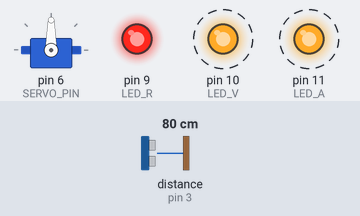
The sketch below on a simulated Arduino Uno, built with avr-gcc and run on an emulated ATmega328P. Shown: servo, output pins drawn as LEDs (lit = HIGH). Wiring (inferred from the names in the program): ultrasonic range finder: trigger pin 2; echo pin 3. Dashed ring = blinking. The inputs (shaded band) are chosen by the test bench; at power-on: distance to the obstacle (sensor on pin 3) 80 cm. The echo pulse lasts 58.3 µs per cm; random numbers use the default seed unless the sketch sets one; pins used as bus, display or sensor lines are not drawn.

Above: at 0.91 s.
1.3 s: distance to the obstacle (sensor on pin 3) set to 4 cm
At 1.94 s:
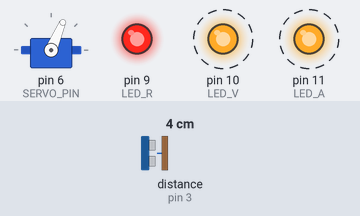
4.3 s: distance to the obstacle (sensor on pin 3) set to 2 cm
7.3 s: distance to the obstacle (sensor on pin 3) set to 4 cm
At 8.45 s:
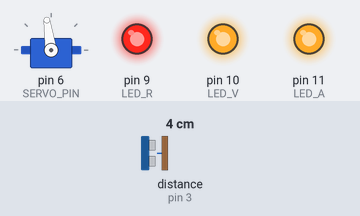
10.3 s: distance to the obstacle (sensor on pin 3) set to 9 cm
13.3 s: distance to the obstacle (sensor on pin 3) set to 35 cm
At 13.45 s:
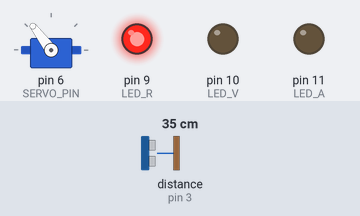
16.3 s: distance to the obstacle (sensor on pin 3) set to 60 cm
At 16.45 s:
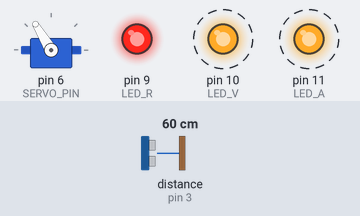
Timing chart, 0 to 20.3 s (numbered marks = the images above; inputs shaded):
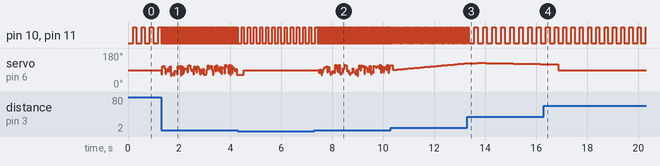

The sketch:

Maquina_verguenza_lista_20.11.ino
```cpp
/*
  Máquina de la Vergüenza
  ---------------------------------------------------------
  Esta máquina representa un estado de “vergüenza” usando
  un servo SG90 y un LED RGB. Percibe la distancia mediante
  un sensor ultrasónico HC-SR04 y reacciona dependiendo de
  qué tan cerca esté un objeto o la otra máquina.

  A mayor distancia → parpadeo lento y servo quieto.
  A medida que te acercas (< 50 cm) → el parpadeo acelera y
  el servo oscila con mayor amplitud.
  A muy poca distancia (≤ 5 cm) → entra en un estado de caos.

  No se comunica con otras placas: todas las reacciones dependen
  solo de la distancia.

  Comportamientos:
  // LED cian (verde + azul)
  // LED RGB Ánodo Común → SIEMPRE cian (solo V+B).

  - Lejos → calma, parpadeo lento.
  - Cercanía → servo inquieto + parpadeo rápido.
  - Muy cerca (≤ 5 cm) → caos total.

  Hardware:
  - HC-SR04:
      TRIG = D2
      ECHO = D3
  - LED RGB Ánodo Común:
      R = D9
      G = D10
      B = D11
  - Servo SG90 → D6

  Importante:
  - LED ánodo común → LOW = encendido / HIGH = apagado.
*/

#include <Servo.h> // Biblioteca para controlar el servo SG90

// Pin TRIG del sensor ultrasónico HC-SR04
#define TRIG 2
// Pin ECHO del sensor ultrasónico HC-SR04
#define ECHO 3

// Canal rojo del LED RGB (ánodo común)
#define LED_R 9
// Canal verde del LED RGB
#define LED_V 10
// Canal azul del LED RGB
#define LED_A 11

// Pin donde está conectado el servo SG90
#define SERVO_PIN 6

// Distancia donde empieza a reaccionar (50 cm)
const int DIST_MAX = 50;
// Distancia mínima real válida (5 cm)
const int DIST_MIN = 5;

// Objeto que controla el servo
Servo servoVerguenza;

// Variables internas del movimiento del servo
int centro = 90;        // Punto neutro del servo
int angulo = 90;        // Ángulo actual del servo
int direccion = 1;      // Hacia dónde se mueve el servo (1 o -1)


// -----------------------------------------------------------
// Configuración inicial

void setup() {
  // TRIG como salida
  pinMode(TRIG, OUTPUT);
  // ECHO como entrada
  pinMode(ECHO, INPUT);

  // LED RGB como salida
  pinMode(LED_R, OUTPUT);
  pinMode(LED_V, OUTPUT);
  pinMode(LED_A, OUTPUT);

  // El LED se encenderá con verde + azul → color cian.

  digitalWrite(LED_R, HIGH); // Rojo siempre apagado (no participa en el color)
  digitalWrite(LED_V, HIGH); // Verde apagado hasta parpadeo (LOW = encendido)
  digitalWrite(LED_A, HIGH); // Azul apagado hasta parpadeo

  // Inicializa el servo y lo centra
  servoVerguenza.attach(SERVO_PIN);
  servoVerguenza.write(90);

  // Serial para depuración opcional
  Serial.begin(9600);
}


// -----------------------------------------------------------
// Mide distancia usando el HC-SR04

long medirDistancia() {
  // Asegura TRIG en LOW antes del pulso
  digitalWrite(TRIG, LOW);
  delayMicroseconds(2);

  // Pulso HIGH de 10 us (activación del HC-SR04)
  digitalWrite(TRIG, HIGH);
  delayMicroseconds(10);
  digitalWrite(TRIG, LOW);

  // Duración del pulso en ECHO
  long duracion = pulseIn(ECHO, HIGH, 30000);

  // Si no hay lectura → error
  if (duracion == 0) return -1;

  // Conversión a centímetros
  long distancia = duracion * 0.0343 / 2;

  // Filtra lecturas irreales
  if (distancia < 2 || distancia > 400) return -1;

  return distancia;
}


// -----------------------------------------------------------
// Parpadeo del LED en color cian (verde + azul)

void parpadeoLED(int tiempo) {
  //verde + azul encendidos → cian

  digitalWrite(LED_V, LOW); // Enciende verde (LOW = encendido)
  digitalWrite(LED_A, LOW); // Enciende azul  (LOW = encendido)

  // Mantiene encendido el tiempo indicado
  delay(tiempo);

  // Apaga los canales (HIGH = apagado)
  digitalWrite(LED_V, HIGH);
  digitalWrite(LED_A, HIGH);

  // Pausa antes del siguiente ciclo
  delay(tiempo * 0.6);
}


// -----------------------------------------------------------
// Movimiento del servo según amplitud y velocidad

void moverServo(int amplitud, int velocidad) {
  // Aumenta o disminuye ángulo según dirección
  angulo += direccion;

  // Invierte dirección cuando llega a los límites
  if (angulo >= centro + amplitud) direccion = -1;
  if (angulo <= centro - amplitud) direccion = 1;

  // Envía posición al servo
  servoVerguenza.write(angulo);

  // Pausa que define velocidad del movimiento
  delay(velocidad);
}


// -----------------------------------------------------------
// Bucle principal

void loop() {
  // Mide la distancia actual
  long d = medirDistancia();

  // Si la lectura es inválida
  if (d < 0) {
    // LED indica error con parpadeo suave
    parpadeoLED(150);
    // Servo queda quieto
    servoVerguenza.write(90);
    return;
  }

  // ---------------------------------------------------------
  // CASO 1: OBJETO LEJOS (distancia > 50 cm)

  if (d > DIST_MAX) {
    // Parpadeo lento → calma
    parpadeoLED(200);
    // Servo en posición neutra
    servoVerguenza.write(90);
    return;
  }

  // ---------------------------------------------------------
  // CASO 2: DISTANCIA INTERMEDIA (5–50 cm)

  if (d > DIST_MIN && d <= DIST_MAX) {
    // A menor distancia → parpadeo más rápido
    int tLed = map(d, DIST_MAX, DIST_MIN, 300, 20);
    tLed = constrain(tLed, 20, 300);

    // Parpadeo cian
    parpadeoLED(tLed);

    // A menor distancia → mayor amplitud
    int amplitud = map(d, DIST_MAX, DIST_MIN, 5, 50);
    amplitud = constrain(amplitud, 5, 50);

    // A menor distancia → más velocidad
    int velocidad = map(d, DIST_MAX, DIST_MIN, 40, 5);
    velocidad = constrain(velocidad, 5, 40);

    // Mueve el servo según cercanía
    moverServo(amplitud, velocidad);
    return;
  }

  // ---------------------------------------------------------
  // CASO 3: CAOS TOTAL (≤ 5 cm)

  if (d <= DIST_MIN) {
    // Movimiento aleatorio entre 60° y 120°
    int ang = random(60, 120);
    servoVerguenza.write(ang);

    // LED parpadea muy rápido (cian)
    parpadeoLED(20);

    // Pequeña pausa
    delay(5);
    return;
  }
}
```

Measured:
- by itself, pin 10 (LED_V), pin 11 (LED_A): alternates HIGH for 0.12 s and LOW for 0.20 s
